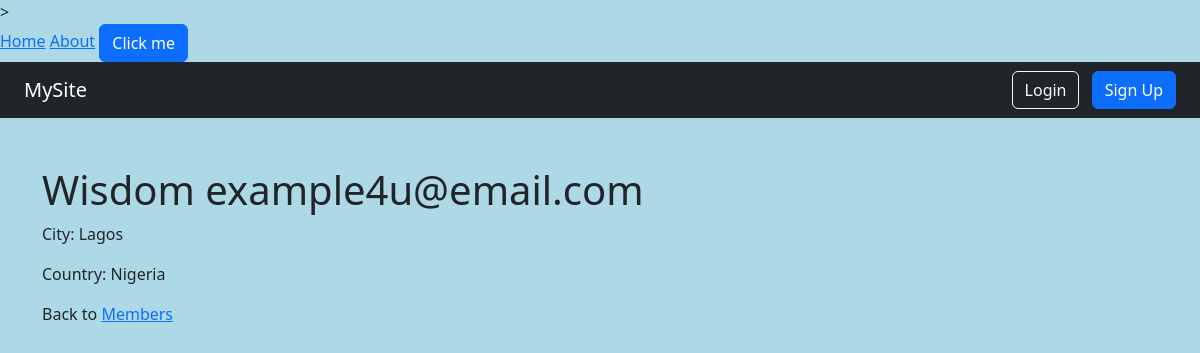
The page /members/details/wisdom/ on the database its author committed.
### members/models.py (models this page shows, shortened)
class Member(models.Model):
    name = models.CharField(max_length=100)
    email = models.EmailField(unique=True)
    city = models.CharField(max_length=100, null=True, blank=True)
    country = models.CharField(max_length=100, null=True, blank=True)
    slug = models.SlugField(unique=True, blank=True)

### members/views.py (the view)
# urls.py: path('members/details/<slug:slug>/', views.details, name='details'),
def details(request, slug):
    mymember = get_object_or_404(Member, slug=slug)
    return render(request, 'details.html', {'mymember': mymember})

### members/templates/details.html (shortened to what this page needs)
{% extends "master.html" %}
{% block content %}
    <h1>{{ mymember.name }} {{ mymember.email }}</h1>
    <p>City: {{ mymember.city }}</p>
    <p>Country: {{ mymember.country }}</p>
    <p>Back to <a href="/members">Members</a></p>
{% endblock %}

### members/static/style.css (style rules this page uses)
body { background-color: lightblue; }

### rows shown on the page
Member: name "Wisdom", email "example4u@email.com", city "Lagos", country "Nigeria"
